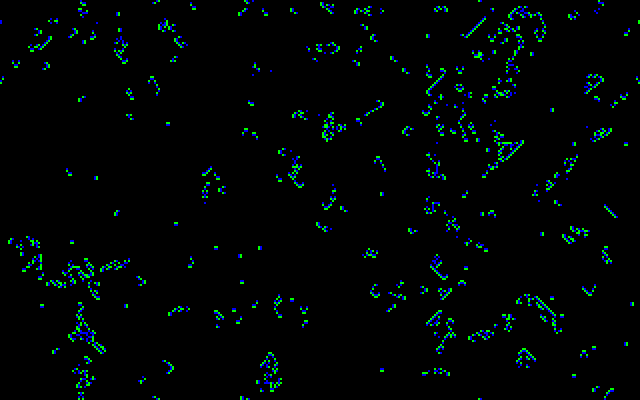
#> input picture Method 8/Brain/data/images/brain_11.png, 640 x 400 px; its folder holds only this picture in this run
$ jupyter execute --allow-errors Experiment2.ipynb
#> lines starting #> are read from the running program, lines starting #| are printed output that depends on the picture
### Method 3/helpers.py
import numpy as np
import matplotlib.pyplot as plt
import matplotlib.animation as animation
import time
plt.rcParams['animation.ffmpeg_path'] = '/usr/local/bin/ffmpeg'
plt.rcParams["animation.html"] = "jshtml"


# [58 lines left out: functions summarize, summarize2, animate, not called in this run]


def encodeKey(index,value):
    return "{},{}".format(index,value)

def decodeKey(key):
    return list(map(lambda x: int(x),key.split(",")))

#returns an expression to get the transformed coordinates
# from the original dimensions to the 1 dimension flattened data
# [14 lines left out: function getExpr, not called in this run]

dexpr = None

#returns an array with the position in the flattened data
#coords is an array with coordinate relative to the cell in the original dimensions
# size = np.shape(data)
# [54 lines left out: functions getNeighbors, getNeighborsValue, not called in this run]

#returns in each iteration an array with the indexes of each dimension
def multiDimensionalGenerator(size):
    counters = np.array([size[i]-1 for i in range(len(size)-1)])
    counters = np.append(counters,size[-1])
    count = len(size)-1
    #start = time.time()
    while (counters[0] >= 0):
        counters[count] -= 1
        #print("generator {}".format(time.time()-start))
        yield [int(i) for i in counters]
        #start = time.time()
        if counters[count] <= 0:
            while(counters[count] <= 0 and count > 0):
                count -= 1
            counters[count] -= 1
            while(count+1 < len(size)):
                if count+1 == len(size)-1:
                    counters[count+1] = size[count+1]
                else:
                    counters[count+1] = size[count+1]-1
                count += 1

# [5 lines left out: function manhattanDistance, not called in this run]

def vonNeumann(radious,distance):
    expr = lambda x: manhattanDistance(x) <= distance
    return getNeighborhood(radious,expr)


def moore(radious):
    expr = lambda x: True
    neighborhood = getNeighborhood(radious,expr)
    return neighborhood

#returns an array with the neighborhood
#expression = function to filter the neighborhood, receives a list of the indexes according to the dimension
#radious = array with the distance from each dimension
def getNeighborhood(radious,expression):
    neighborhood = []
    spaces = []
    dimensions = len(radious)
    for i in range(dimensions):
        size = radious[i]
        spaces.append(np.arange(-size, size+1, 1))
    mesh = np.meshgrid(*spaces)
    stack = np.stack(mesh,axis=dimensions)
    stackShape = np.shape(stack)[:-1]
    for index in multiDimensionalGenerator(stackShape):
        tIndex = tuple(index)
        if expression(stack[tIndex]):
            neighborhood.append(stack[tIndex])
    for i in range(dimensions-1,-1,-1):
        neighborhood.sort(key = lambda x: x[i])
    return neighborhood

#returns an array with the neighborhood
#expression = function to filter the neighborhood, receives a list of the indexes according to the dimension
#radious = array with the distance from each dimension
# [26 lines left out: functions getNeighborhoodWLevels, mooreWLevels, not called in this run]

def vonNeumannWLevels(radious,distance):
    expr = lambda x: (manhattanDistance(x) <= distance, manhattanDistance(x))
    return getNeighborhoodWLevels(radious,expr)

# [196 lines left out: functions getLearningProblemWLevels, information, getStr, strLevel, getTable, getTopFrequent and 7 more, not called in this run]

### Method 8/GGA.py
import random
import helpers
import numpy as np
import pandas as pd
from copy import copy
from genetic import Experiment,Population,Chromosome,Gen
from joblib import Parallel, delayed,parallel_backend
import time

class GGA(Experiment):
    def __init__(self,data,target,name=None,path=None,verbose=0, mutationRate = 0.05,noChromosomes = 50,noIterations=100,paddingType =1,paddingValue = -1, noChilds = 2,tournaments=2):
        self.data = data
        self.target = target
        self.mutationRate = mutationRate
        self.noChromosomes = noChromosomes
        self.noIterations = noIterations
        self.paddingType = paddingType
        self.paddingValue = paddingValue
        self.noChilds = noChilds
        self.k = tournaments
        self.goals = []
        self.conflicts = []
        self.verbose = verbose
        self.setup()
        Experiment.__init__(self,name,path)
        self.world.verbose = verbose


    def setup(self):
        if self.verbose >= 1:
            start = time.time()
            print("start setup")
        self.problem,self.conflicts = self.getProblem(self.data,self.target)
        if self.verbose >= 2: print(time.time()-start)
        self.matrix = self.getMatrix(self.problem)
        if self.verbose >= 2: print(np.shape(self.matrix))
        if self.verbose >= 2: print(time.time()-start)
        self.summarized = helpers.summarize(self.matrix,self.paddingValue)
        if self.verbose >= 2: print(time.time()-start)
        self.summarized2 = helpers.summarize2(self.matrix)
        if self.verbose >= 2: print(time.time()-start)
        self.domain = self.getDomain()
        self.goals = list(self.problem.keys())
        if self.verbose >= 1: print(f"{len(self.goals)} goals")
        if self.verbose >= 1: print("end setup")

    def getProblem(self,data,target):
        problem = {}
        conflicts = {}
        for row in data:
            cls = row[target]
            values = row[:-1]
            if cls not in problem:
                problem[cls] = {}
            key = str(values)
            conflict = False
            conflictedKeys = []
            for c in problem:
                if c != cls and key in problem[c]:
                    conflict = True
                    conflictedKeys.append(c)
            if not conflict:
                if key not in problem[cls]:
                    problem[cls][key] = [values,0]
                problem[cls][key][1] += 1
            else:
                conflicts[key] = conflictedKeys
        return problem,conflicts

    # [99 lines left out: functions getMatrix, getDomain, setupWorld, setupPopulation, setupChromosome, express and 1 more, not called in this run]

    def fitness(self,phenotype,goal):
        return self.getTotalMatch(phenotype,goal)

    # [114 lines left out: functions tournament, selection, mutate, crossover, regulation, getRules and 3 more, not called in this run]

### Method 8/ocat.py
import numpy as np
import random
from copy import copy
from joblib import Parallel, delayed,parallel_backend

class OCAT():
    def __init__(self,data,targetColumn):
        self.data = data
        self.target = targetColumn
        self.domain = {}
        self.indexes = {}
        self.auxiliar = {}
        self.rules = []
        self.terms = []
        self.preprocessing()

    def checkConflict(self,problem,cls,key):
        if key in problem[cls]:
            return cls

    def getLearningProblem(self,data,target):
        problem = {}
        conflicts = {}
        for row in data:
            cls = row[target]
            values = row[:-1]
            if cls not in problem:
                problem[cls] = {}
            key = str(values)
            conflict = False
            conflictedKeys = []
            for c in problem:
                if c != cls and key in problem[c]:
                    conflict = True
                    conflictedKeys.append((cls,c))
            if not conflict:
                if key not in problem[cls]:
                    problem[cls][key] = [values,0]
                problem[cls][key][1] += 1
            else:
                conflicts[key] = conflictedKeys
        return problem,conflicts

    # [103 lines left out: functions dictToMat, getDomain, getBinaryDomain, binarize, getPosNeg, getIndexes and 1 more, not called in this run]

    def preprocessing(self):
        #print("problem")
        problem,self.conflicts = self.getLearningProblem(self.data,self.target)
        #print("matrix")
        matrix = self.dictToMat(problem)
        #print("domain")
        self.domain = self.getDomain(matrix,self.target)
        #print("binarized")
        binarized = self.binarize(matrix,self.domain)
        #print("bdomains")
        self.bdomains = self.getBinaryDomain(binarized)
        #print("indexes")
        self.indexes = self.getIndexes(binarized,self.domain,self.target)
        #print("auxiliar")
        self.auxiliar = self.getPosNeg(self.domain,binarized,self.indexes,self.target)
        #print("terms")
        self.terms = self.getTerms(self.bdomains,self.target)

    # [180 lines left out: functions getFitnessValue, getProbabilities, createClause, obtainRules, train, unbinarize and 3 more, not called in this run]

### Method 8/Brain/Experiment2.ipynb
[cell 1]
import matplotlib.pyplot as plt
import cv2
import numpy as np
import os,sys,inspect
current_dir = os.path.dirname(os.path.abspath(inspect.getfile(inspect.currentframe())))
parent_dir = os.path.dirname(current_dir)
sys.path.insert(0, parent_dir)
from GGA import GGA
from ocat import OCAT
from test import CAModel,Testing1
import helpers
from joblib import Parallel, delayed,parallel_backend

[cell 2]
import sys
del sys.modules["test"]

# Preprocessing

[cell 3]
if not os.path.isfile("data/data.npy"):
    dirName = "data/images"
    images = []
    paths = []
    for file in os.listdir(dirName):
        if (".png" in file):
            paths.append([int(file.split("_")[1].replace(".png","")),f'{dirName}/{file}'])
    paths = sorted(paths,key=lambda x:x[0])
    for path in paths:
        img = cv2.imread(path[1],cv2.IMREAD_GRAYSCALE)
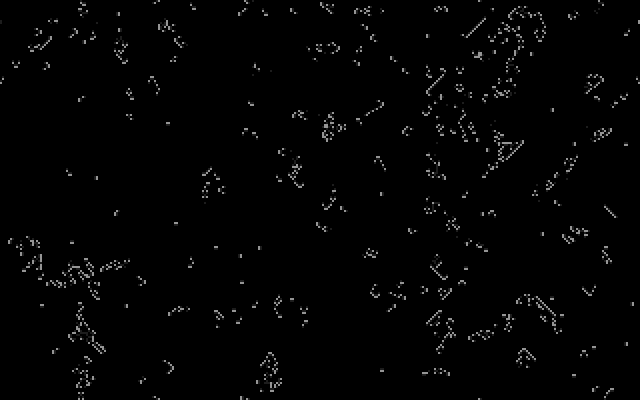
#> img: shape (400, 640); min 0, max 149, mean 3.5
        images.append(img)
    images=np.array(images)
    values = {}
    count = 0
    for state in images:
        for row in state:
            for j,col in enumerate(row):
                if col not in values:
                    count+=1
                    values[col] = count
                row[j] = values[col]
#> this loop made 1 pass
#> after the loop, count = 3; row = 640 values, max 3 at index 78, min 1 at index 0, mean 1.05; values = {0: 1, 29: 2, 149: 3}
    np.save("data/data.npy",images)
else:
    print("data.npy already exist")

[cell 4]
def getProblemSub2(data,iState,cell,stateSize,currentState,neighborhood,paddingType,paddingValue):
    index = tuple([iState]+cell)
    cls = data[index]
    #start = time.time()
    neighbors = helpers.getNeighbors(cell,neighborhood,stateSize)
    #print("neighbors time {}".format(time.time()-start))
    values = helpers.getNeighborsValue(currentState,neighbors,paddingType,paddingValue)
    #print("neighbors value time {}".format(time.time()-start))
    if values != None:
        values = [values[key] for key in values]
        values.append(cls)
    #print("neighbors value 2 time {}".format(time.time()-start))
    return values

def getProblemSub1(data,iState,dataSize,stateSize,noStates,neighborhood,paddingType,paddingValue):
    print(iState)
    currentState = data[iState-1].reshape(-1)
    backend = 'threading'
    with parallel_backend(backend):
        vlscls = Parallel(n_jobs=4)(delayed(getProblemSub2) (data,iState,cell,stateSize,currentState,neighborhood,paddingType,paddingValue) for cell in helpers.multiDimensionalGenerator(stateSize))
        vlscls = list(filter(lambda x: x != None,vlscls))
    return vlscls

def getProblem(data,neighborhood,paddingType,paddingValue):
    problem = []
    dataSize = np.shape(data)
    stateSize = dataSize[1:]
    noStates = dataSize[0]
    backend = 'threading'
    with parallel_backend(backend):
        problem = Parallel(n_jobs=4)(delayed(getProblemSub1)(data,iState,dataSize,stateSize,noStates,neighborhood,paddingType,paddingValue) for iState in range(1,noStates))
        problem = np.concatenate(problem)
    return problem

[cell 5]
data= np.load("data/data.npy")

[cell 6]
np.shape(data)

[cell 7]
plt.matshow(data[-1,150:250,270:370])
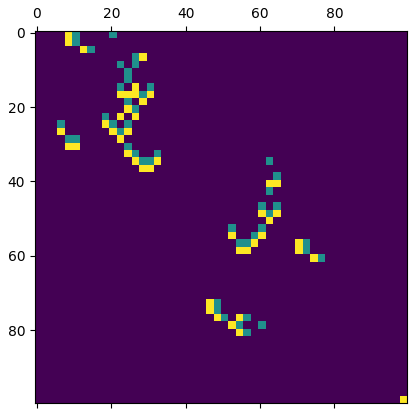
#> figure drawn by matplotlib, 1 panel

[cell 8]
radious = 1
neighborhood = helpers.moore([radious,radious])
#> (the rest of this cell did not finish here and is left out)


#> (a cell that did not finish here is left out)


#> (a cell that did not finish here is left out)

#> (a cell that did not finish here is left out)

#> (a cell that did not finish here is left out)


#> (a cell that did not finish here is left out)

[cell 14]
id = 300
count = {}
other = {}
#> (the rest of this cell did not finish here and is left out)

#> (a cell that did not finish here is left out)

[cell 16]
data= np.load("data/data.npy")
data = data[:,150:250,270:370]
data=np.array(data)

#> (a cell that did not finish here is left out)

#> (a cell that did not finish here is left out)

[cell 19]
data.shape

#> (a cell that did not finish here is left out)

#> (a cell that did not finish here is left out)

$ run again, on Method 8/Brain/data/images/brain_176.png
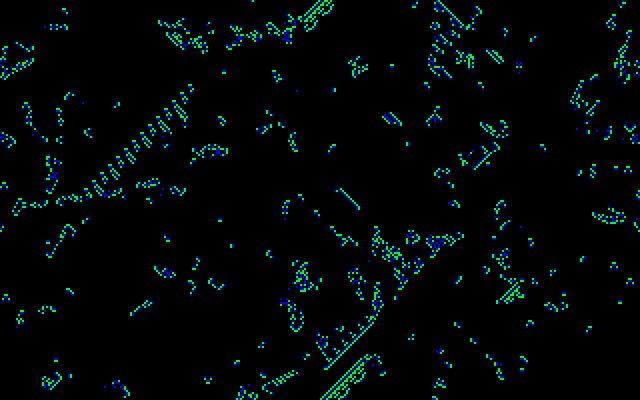
#> input picture Method 8/Brain/data/images/brain_176.png, 640 x 400 px
#> `img = cv2.imread(path[1],cv2.IMREAD_GRAYSCALE)`:
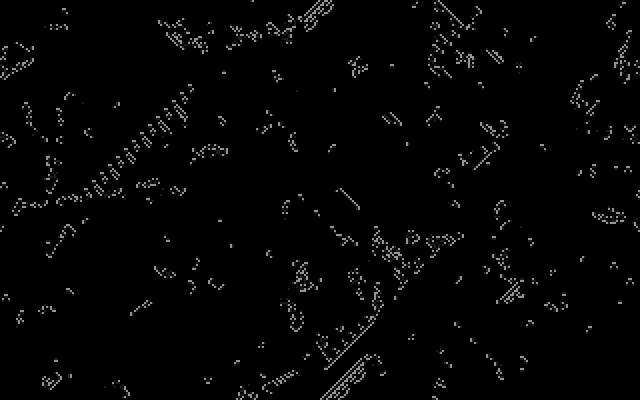
#> img: shape (400, 640); min 0, max 149, mean 4.7
#> the loop `for state in images:` made 1 pass
#> after the loop `for state in images:`: count = 3; row = 640 values, max 3 at index 236, min 1 at index 0, mean 1.07; values = {0: 1, 29: 2, 149: 3}
#> `[cell 7] plt.matshow(data[-1,150:250,270:370])`:
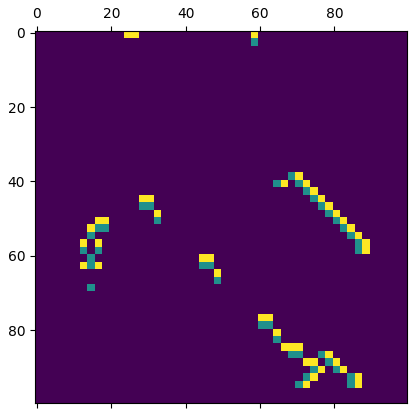
#> figure drawn by matplotlib, 1 panel

$ run again, on Method 8/Brain/data/images/brain_188.png
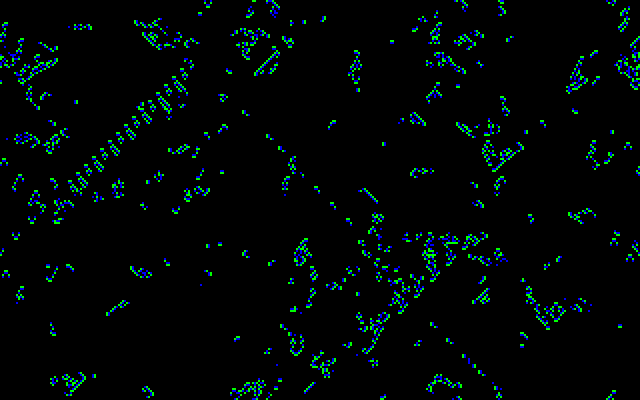
#> input picture Method 8/Brain/data/images/brain_188.png, 640 x 400 px
#> `img = cv2.imread(path[1],cv2.IMREAD_GRAYSCALE)`:
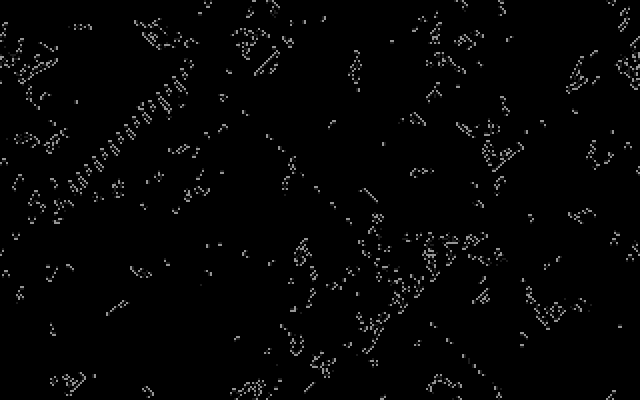
#> img: shape (400, 640); min 0, max 149, mean 4.6
#> the loop `for state in images:` made 1 pass
#> after the loop `for state in images:`: count = 3; row = 640 values, max 3 at index 236, min 1 at index 0, mean 1.07; values = {0: 1, 29: 2, 149: 3}
#> `[cell 7] plt.matshow(data[-1,150:250,270:370])`:
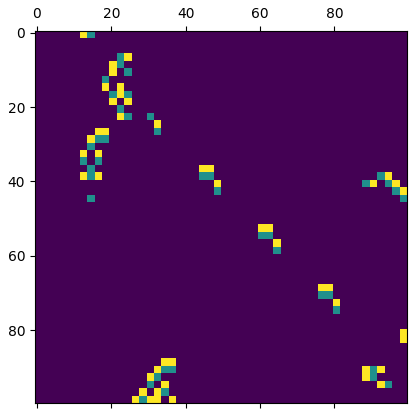
#> figure drawn by matplotlib, 1 panel

$ run again, on Method 8/Brain/data/images/brain_126.png
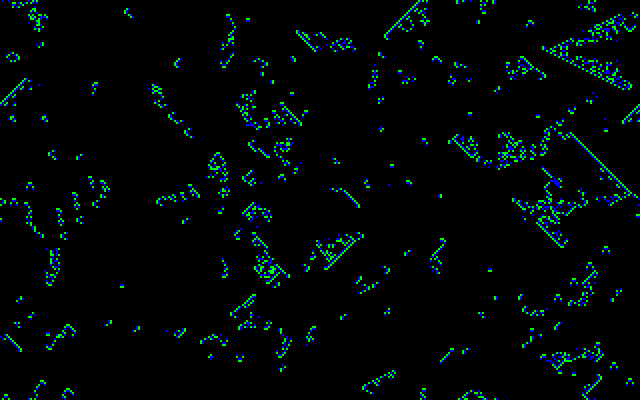
#> input picture Method 8/Brain/data/images/brain_126.png, 640 x 400 px
#> `img = cv2.imread(path[1],cv2.IMREAD_GRAYSCALE)`:
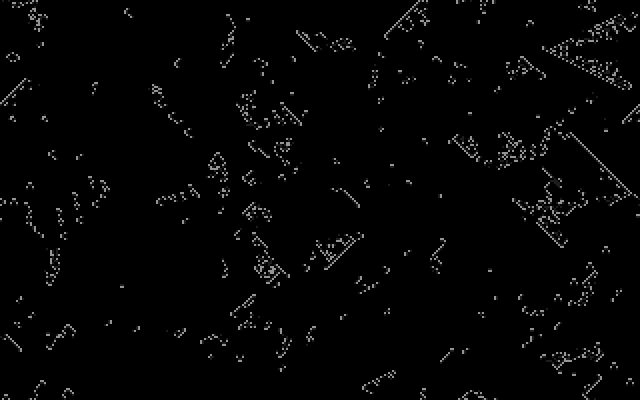
#> img: shape (400, 640); min 0, max 149, mean 4.6
#> the loop `for state in images:` made 1 pass
#> after the loop `for state in images:`: count = 3; row = 640 values, max 3 at index 2, min 1 at index 0, mean 1.1; values = {0: 1, 29: 2, 149: 3}
#> `[cell 7] plt.matshow(data[-1,150:250,270:370])`:
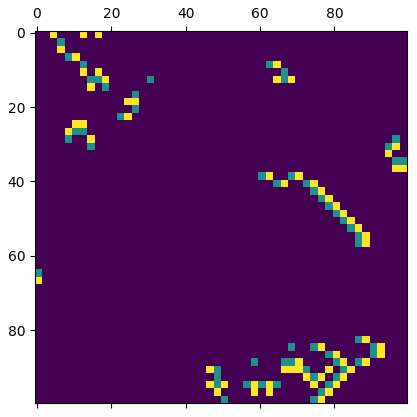
#> figure drawn by matplotlib, 1 panel
